Frame 1 (no input): blank canvas, image omitted
Frame 60 (the mouse pressed at the canvas centre just before this capture): blank canvas, image omitted
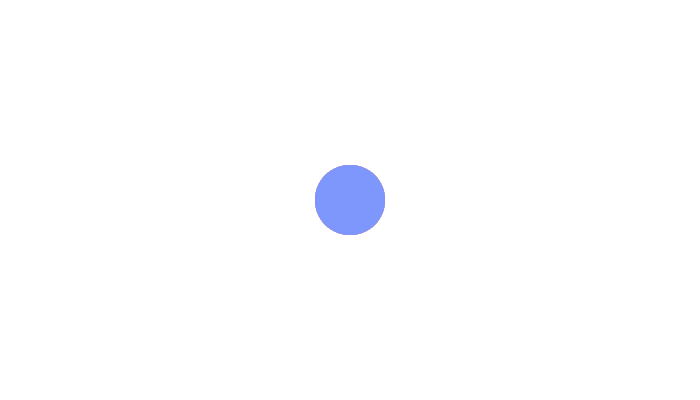
Frame 120 (the mouse held since frame 60 and released just before this capture)

The Processing sketch whose frames 1 and 60 were blank and that drew this single picture after the mouse press (run headless with seeded random() and noise(); from frame 60 on, the mouse is pressed at the canvas centre):

// Processing sketch: processing_100212
// ── processing_100212.pde

void setup(){
   size(700,400);
   colorMode(HSB,100);
   background(100);
   frameRate(1000);
}

void draw(){
   fill(random(99), 50, 99);
   noStroke();
   smooth();

   ellipse(mouseX, mouseY, pmouseX/5, pmouseX/5);
} 

void mousePressed(){
   if(mouseButton == LEFT) {
     noStroke();
   fill(99,100);
   rectMode(CORNER);
   rect(0, 0, 700, 400);
   }
}
